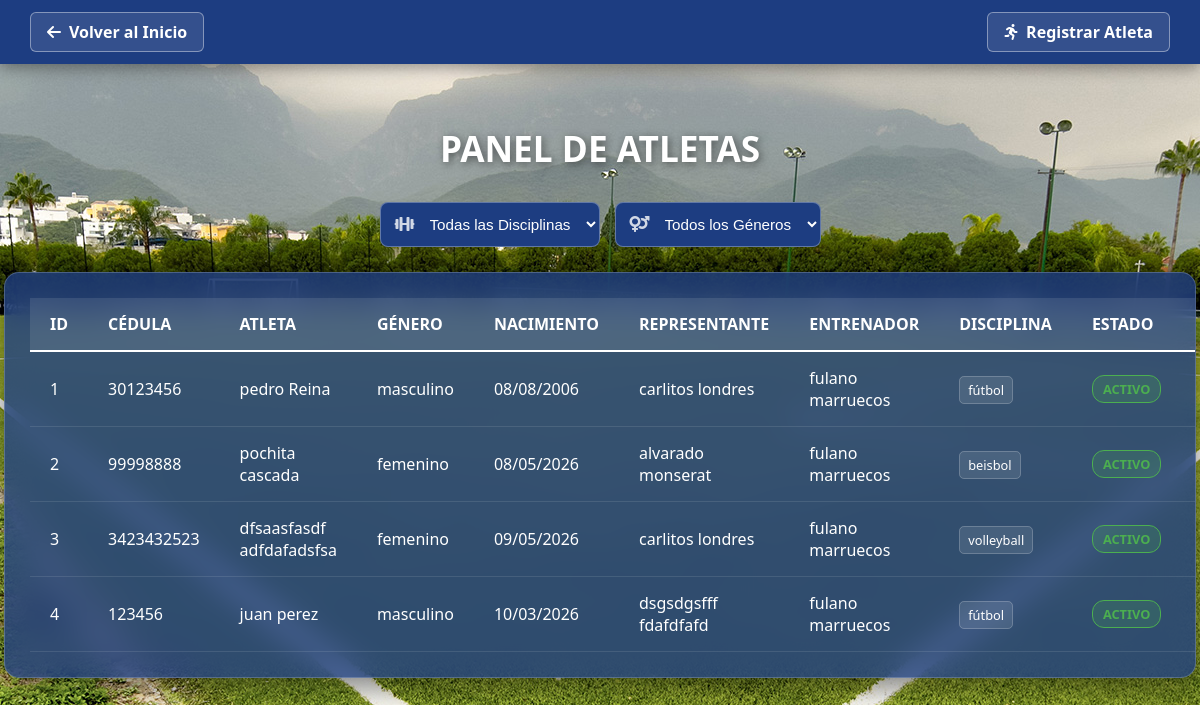
/vista/ver_atletas.php, run on the app's committed database.
### tables this page shows
CREATE TABLE `atletas` (
  `id` int(11) NOT NULL,
  `cedula` varchar(20) NOT NULL,
  `nombre` varchar(100) NOT NULL,
  `apellido` varchar(100) NOT NULL,
  `fecha_nacimiento` date DEFAULT NULL,
  `genero` enum('masculino','femenino') NOT NULL,
  `estado` enum('activo','inactivo','suspendido') NOT NULL,
  `representante_id` int(150) NOT NULL,
  `entrenador_id` int(11) NOT NULL,
  `disciplina_id` int(11) NOT NULL
);

CREATE TABLE `representantes` (
  `id` int(150) NOT NULL,
  `cedula` varchar(20) NOT NULL,
  `nombre` varchar(100) NOT NULL,
  `apellido` varchar(100) NOT NULL,
  `telefono` varchar(30) NOT NULL,
  `correo` varchar(100) NOT NULL,
  `direccion` text NOT NULL
);

CREATE TABLE `entrenadores` (
  `id` int(11) NOT NULL,
  `cedula` varchar(20) NOT NULL,
  `nombre` varchar(100) NOT NULL,
  `apellido` varchar(100) NOT NULL,
  `disciplina_id` int(11) DEFAULT NULL,
  `telefono` varchar(20) DEFAULT NULL,
  `correo` varchar(100) DEFAULT NULL,
  `estado` enum('activo','inactivo') NOT NULL
);

CREATE TABLE `disciplinas` (
  `id` int(11) NOT NULL,
  `nombre_disciplina` varchar(50) NOT NULL
);

### controlador/controlador_atletas.php (called while the page is built, shortened)
<?php
require_once 'conexion.php';
$sql = "SELECT
            a.id,
            a.cedula,
            a.nombre,
            a.apellido,
            a.genero,
            a.fecha_nacimiento,
            a.estado,
            r.nombre AS nombre_rep,
            r.apellido AS apellido_rep,
            e.nombre AS nombre_ent,
            e.apellido AS apellido_ent,
            d.nombre_disciplina AS disciplina
        FROM atletas a
        INNER JOIN representantes r ON a.representante_id = r.id
        INNER JOIN entrenadores e ON a.entrenador_id = e.id
        INNER JOIN disciplinas d ON a.disciplina_id = d.id WHERE 1=1";
$stmt = $conexion->prepare($sql);
$stmt->execute();
$resultado = $stmt->get_result();
?>

### vista/ver_atletas.php (the view, shortened to what this page needs)
<?php
require_once '../controlador/controlador_atletas.php';
?>
<!DOCTYPE html>
<html lang="es">
<head>
    <link rel="stylesheet" href="../estilo/style8.css">
    <link rel="stylesheet" href="https://cdnjs.cloudflare.com/ajax/libs/font-awesome/6.0.0/css/all.min.css">
</head>
<body>
    <header class="main-header">
        <div class="header-container">
            <a href="../vista/inicio.php" class="btn-back">
                <i class="fas fa-arrow-left"></i> Volver al Inicio
            </a>
            <a href="registrar_atletas.php" class="btn-back">
                <i class="fas fa-running"></i> Registrar Atleta
            </a>
        </div>
    </header>
    <main class="central-container">
        <h1 class="main-title">Panel de Atletas</h1>
        <form method="GET" action="" class="filter-form" style="display: flex; gap: 15px; justify-content: center; margin-bottom: 25px; flex-wrap: wrap;">
            <div class="input-group" style="position: relative; margin-bottom: 0; min-width: 200px;">
                <i class="fas fa-dumbbell" style="position: absolute; left: 15px; top: 50%; transform: translateY(-50%); color: rgba(255, 255, 255, 0.8); z-index: 1;"></i>
                <select name="disciplina" onchange="this.form.submit()" style="width: 100%; padding: 12px 12px 12px 45px; background: #1D3D81; border: 1px solid rgba(255, 255, 255, 0.3); border-radius: 8px; color: white; outline: none; box-sizing: border-box; font-size: 0.95rem; cursor: pointer;">
                    <option value="" style="background: #1D3D81; color: white;">Todas las Disciplinas</option>
                </select>
            </div>
            <div class="input-group" style="position: relative; margin-bottom: 0; min-width: 200px;">
                <i class="fas fa-venus-mars" style="position: absolute; left: 15px; top: 50%; transform: translateY(-50%); color: rgba(255, 255, 255, 0.8); z-index: 1;"></i>
                <select name="genero" onchange="this.form.submit()" style="width: 100%; padding: 12px 12px 12px 45px; background: #1D3D81; border: 1px solid rgba(255, 255, 255, 0.3); border-radius: 8px; color: white; outline: none; box-sizing: border-box; font-size: 0.95rem; cursor: pointer;">
                    <option value="" style="background: #1D3D81; color: white;">Todos los Géneros</option>
                </select>
            </div>
        </form>
        <div class="glass-table-container">
            <?php if ($resultado && $resultado->num_rows > 0): ?>
                <table class="user-table">
                    <thead>
                        <tr>
                            <th>ID</th>
                            <th>Cédula</th>
                            <th>Atleta</th>
                            <th>Género</th>
                            <th>Nacimiento</th>
                            <th>Representante</th>
                            <th>Entrenador</th>
                            <th>Disciplina</th>
                            <th>Estado</th>
                            <th style="text-align: center;">Acciones</th>
                        </tr>
                    </thead>
                    <tbody>
                        <?php while($row = $resultado->fetch_assoc()): ?>
                            <tr>
                                <td><?php echo $row['id']; ?></td>
                                <td><?php echo htmlspecialchars($row['cedula']); ?></td>
                                <td><?php echo htmlspecialchars($row['nombre'] . " " . $row['apellido']); ?></td>
                                <td><?php echo htmlspecialchars($row['genero']); ?></td>
                                <td><?php echo date('d/m/Y', strtotime($row['fecha_nacimiento'])); ?></td>
                                <td><?php echo htmlspecialchars($row['nombre_rep'] . " " . $row['apellido_rep']); ?></td>
                                <td><?php echo htmlspecialchars($row['nombre_ent'] . " " . $row['apellido_ent']); ?></td>
                                <td><span class="badge-disciplina"><?php echo htmlspecialchars($row['disciplina']); ?></span></td>
                                <td>
                                    <?php $clase = ($row['estado'] == 'activo') ? 'estado-activo' : 'estado-inactivo'; ?>
                                    <span class="badge-estado <?php echo $clase; ?>"><?php echo ucfirst($row['estado']); ?></span>
                                </td>
                                <td class="action-cell">
                                </td>
                            </tr>
                        <?php endwhile; ?>
                    </tbody>
                </table>
            <?php endif; ?>
        </div>
    </main>
</body>
</html>

### estilo/style8.css (style rules this page uses)
body { margin: 0; padding: 0; font-family: 'Segoe UI', sans-serif; background-image: url('../estilo/background_cancha.jpg'); background-size: cover; background-position: center; background-attachment: fixed; min-height: 100vh; }
.main-header { background-color: #1D3D81; width: 100%; padding: 12px 0; position: fixed; top: 0; z-index: 1000; box-shadow: 0 4px 15px rgba(0,0,0,0.4); }
.header-container { display: flex; justify-content: space-between; align-items: center; padding: 0 30px; }
.btn-back { background: rgba(255, 255, 255, 0.1); color: white; text-decoration: none; padding: 8px 16px; border-radius: 6px; border: 1px solid rgba(255, 255, 255, 0.4); font-weight: 600; transition: 0.3s; display: flex; align-items: center; gap: 8px; }
.central-container { padding-top: 100px; padding-bottom: 40px; display: flex; flex-direction: column; align-items: center; }
.main-title { color: white; font-size: 2.2rem; text-transform: uppercase; text-shadow: 2px 2px 8px rgba(0,0,0,0.5); margin-bottom: 30px; }
.glass-table-container { background: rgba(29, 61, 129, 0.8); backdrop-filter: blur(15px); -webkit-backdrop-filter: blur(15px); border: 1px solid rgba(255, 255, 255, 0.2); border-radius: 15px; padding: 25px; width: 95%; max-width: 1300px; box-shadow: 0 10px 30px rgba(0,0,0,0.5); overflow-x: auto; margin: 0 auto; }
.user-table { width: 100%; border-collapse: collapse; color: white; text-align: left; }
.user-table thead tr { background-color: rgba(255, 255, 255, 0.1); border-bottom: 2px solid white; }
.user-table th { padding: 15px 20px; color: #FFFFFF; font-weight: bold; text-transform: uppercase; }
.user-table td { padding: 15px 20px; }
.user-table tbody tr { border-bottom: 1px solid rgba(255, 255, 255, 0.1); transition: background 0.3s; }
.action-cell { display: flex; gap: 10px; justify-content: center; align-items: center; }
.badge-estado { padding: 4px 10px; border-radius: 12px; font-size: 0.8rem; font-weight: bold; text-transform: uppercase; display: inline-block; }
.estado-activo { background: rgba(76, 175, 80, 0.2); color: #4caf50; border: 1px solid #4caf50; }
.badge-disciplina { background: rgba(255, 255, 255, 0.1); padding: 4px 8px; border-radius: 5px; font-size: 0.8rem; border: 1px solid rgba(255, 255, 255, 0.2); color: #fff; }

### data on the page
atletas: id "1", cedula "30123456", nombre+apellido "pedro Reina", genero "masculino", fecha_nacimiento "08/08/2006", representante.apellido "carlitos londres", entrenador.apellido "fulano marruecos", disciplina.nombre_disciplina "fútbol", estado "ACTIVO"
atletas: id "2", cedula "99998888", nombre+apellido "pochita cascada", genero "femenino", fecha_nacimiento "08/05/2026", representante.apellido "alvarado monserat", entrenador.apellido "fulano marruecos", disciplina.nombre_disciplina "beisbol", estado "ACTIVO"
atletas: id "3", cedula "3423432523", nombre+apellido "dfsaasfasdf adfdafadsfsa", genero "femenino", fecha_nacimiento "09/05/2026", representante.apellido "carlitos londres", entrenador.apellido "fulano marruecos", disciplina.nombre_disciplina "volleyball", estado "ACTIVO"
atletas: id "4", cedula "123456", nombre+apellido "juan perez", genero "masculino", fecha_nacimiento "10/03/2026", representante.apellido "dsgsdgsfff fdafdfafd", entrenador.apellido "fulano marruecos", disciplina.nombre_disciplina "fútbol", estado "ACTIVO"
